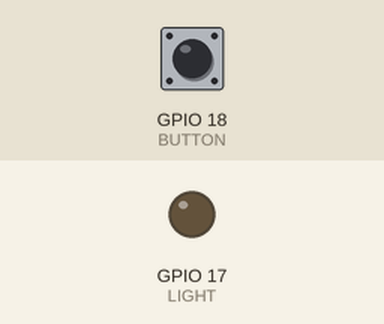
Recording of a program running on a simulated Raspberry Pi (BCM pin numbers). Parts: output pins drawn as LEDs (lit = HIGH). Dashed ring = blinking. Inputs (shaded band) come from the test bench; at power-on: GPIO 18 (BUTTON) HIGH.

Above: at 1.2 s.
1.3 s: GPIO 18 (BUTTON) pulled LOW for 1 s
At 2.6 s:
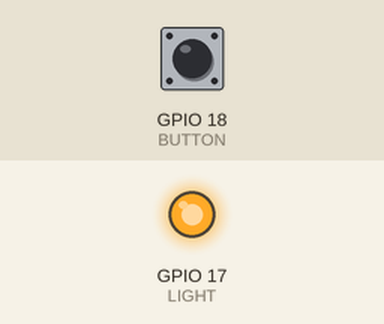
3.8 s: GPIO 18 (BUTTON) pulled LOW for 3.2 s
At 4.1 s:
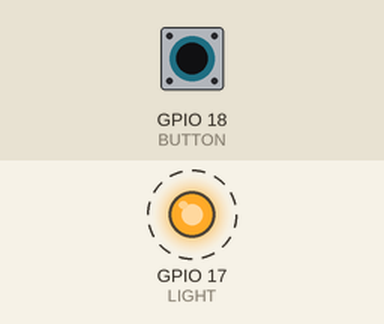
8.5 s: GPIO 18 (BUTTON) pulled LOW for 0.25 s
At 9.9 s:
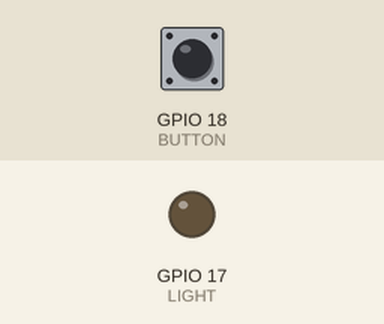
Timing chart, 0 to 11.5 s (numbered marks = the images above; inputs shaded):
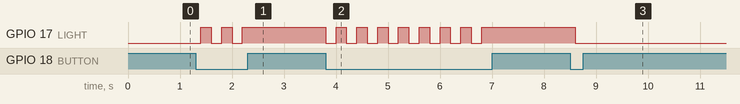

The program:

lightswitch.py
```python
import RPi.GPIO as GPIO
import time

BUTTON = 18
LIGHT = 17

GPIO.setmode(GPIO.BCM)
GPIO.setup(BUTTON, GPIO.IN, pull_up_down=GPIO.PUD_UP)
GPIO.setup(LIGHT, GPIO.OUT)

light_toggle = GPIO.LOW
while True:
    input_state = GPIO.input(BUTTON)
    if input_state == False:
        if light_toggle == GPIO.HIGH:
            light_toggle = GPIO.LOW
        else:
           light_toggle = GPIO.HIGH
        GPIO.output(LIGHT, light_toggle)

    time.sleep(0.2)
```

Measured:
- after the input at 1.3 s, GPIO 17 (LIGHT): alternates HIGH for 0.20 s and LOW for 0.20 s, 5 changes in all, then stays HIGH, starting after 0.10 s
- after the input at 3.8 s, GPIO 17 (LIGHT): alternates HIGH for 0.20 s and LOW for 0.20 s, 16 changes in all, then stays HIGH, starting at once
- after the input at 8.5 s, GPIO 17 (LIGHT): HIGH → LOW after 0.10 s
